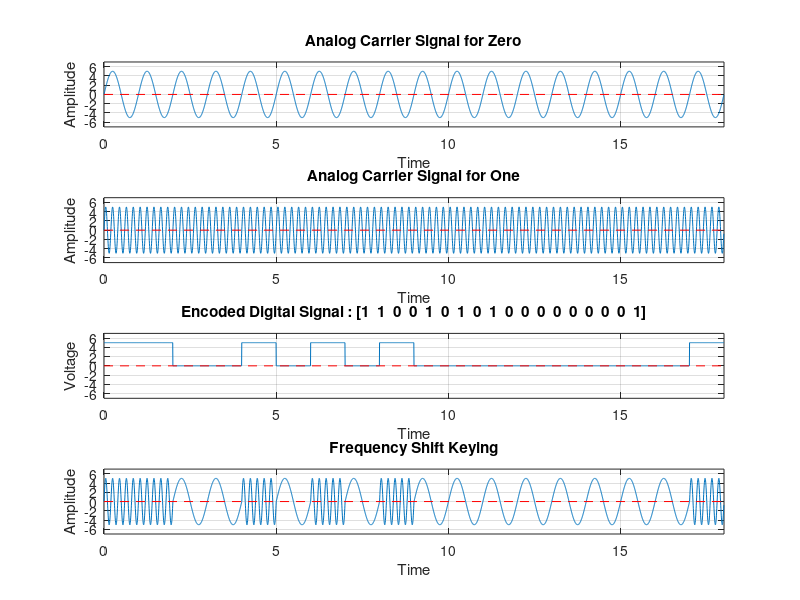

MATLAB code for this plot:
clc;
clear all;
close all;

bits = [1 1 0 0 1 0 1 0 1 0 0 0 0 0 0 0 0 1];
disp("Bits : ");
disp(bits);

fc = 3;
df = 2;
f1 = fc + df;
f0 = fc - df;

voltage = 5;
amplitude = 5;
fs = 200;
bitrate = 1;
T = length(bits) / bitrate;
t = 0 : 1/fs : T - 1/fs;

%Carrier Signal for Zero
carrier0 = amplitude * sin(2 * pi * f0 * t);

subplot(4,1,1);
plot(t,carrier0);
xlim([0 T]);
ylim([-amplitude-2 amplitude+2]);
xlabel("Time");
ylabel("Amplitude");
title("Analog Carrier Signal for Zero");
line([0 T],[0 0],"linestyle","--","color","r");
grid on;

%Carrier Signal for One
carrier1 = amplitude * sin(2 * pi * f1 * t);

subplot(4,1,2);
plot(t,carrier1);
xlim([0 T]);
ylim([-amplitude-2 amplitude+2]);
xlabel("Time");
ylabel("Amplitude");
title("Analog Carrier Signal for One");
line([0 T],[0 0],"linestyle","--","color","r");
grid on;

%Encoded Digital Signal
y_digital = zeros(1,length(t));

for i = 1 : length(bits)
  from = (i - 1) * fs / bitrate + 1;
  to = i * fs / bitrate;
  if(bits(i) == 1)
    y_digital(from : to) = voltage;
  endif
endfor

subplot(4,1,3);
plot(t,y_digital);
xlim([0 T]);
ylim([-voltage-2 voltage+2]);
xlabel("Time");
ylabel("Voltage");
title(['Encoded Digital Signal : [' num2str(bits) ']']);
line([0 T],[0 0],"linestyle","--","color","r");
grid on;

%FSK Modulation
for i = 1 : length(bits)
  from = (i -1) * fs / bitrate + 1;
  to = i * fs / bitrate;
  if(bits(i) == 1)
    fsk(from : to) = carrier1(from : to);
  else
    fsk(from : to) = carrier0(from : to);
  endif
endfor

subplot(4,1,4);
plot(t,fsk);
xlim([0 T]);
ylim([-amplitude-2 amplitude+2]);
xlabel("Time");
ylabel("Amplitude");
title("Frequency Shift Keying");
line([0 T],[0 0],"linestyle","--","color","r");
grid on;

%FSK Demodulation
data = zeros(1,length(bits));

for i = 1 : length(t)
  if(rem(i,fs) == 0 && fsk(i) == carrier1(i))
    data(i / fs) = 1;
  endif
endfor

disp("FSK Decoding : ");
disp(data);